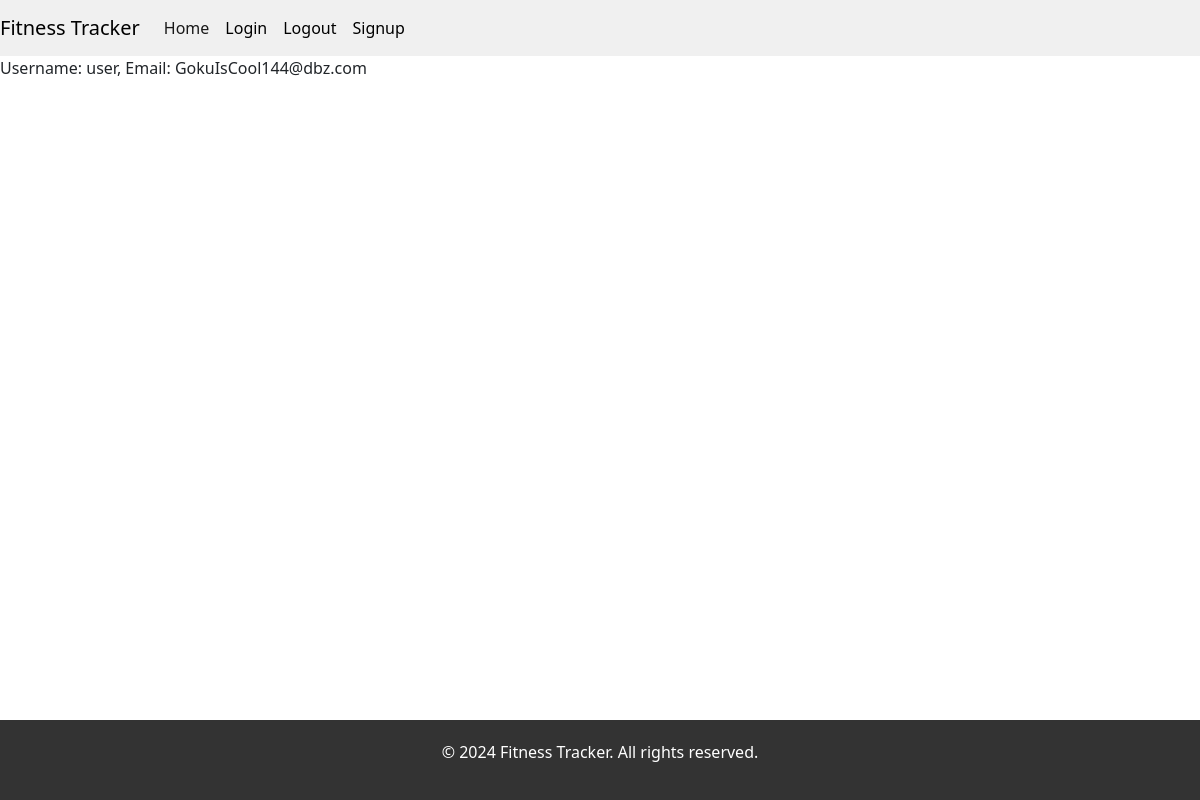
The app's page /view/, older data.
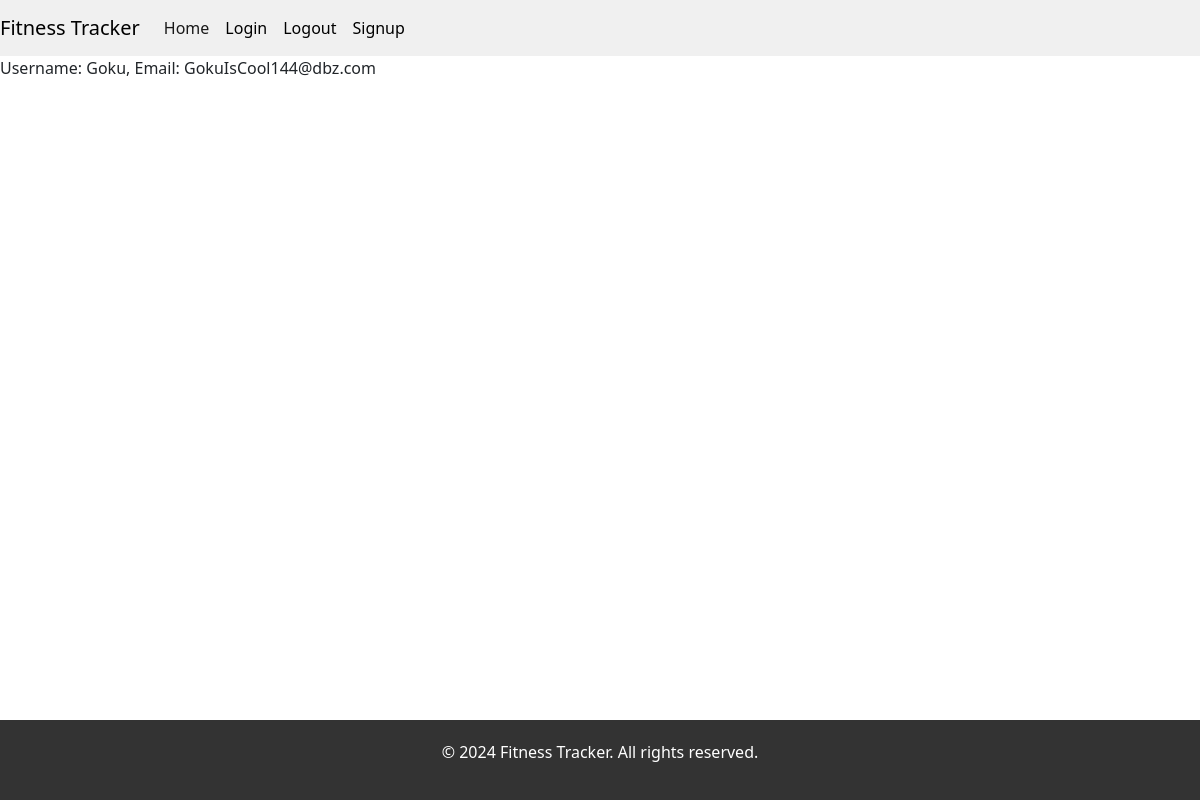
The same page, newer data.
### myApp/models.py (models this page shows, shortened)
class User(db.Model):
    _id = db.Column(db.Integer, primary_key=True)           # Do I have to assign all these values to nullable equals false even though my html form doesnt allow them
    username = db.Column(db.String(100), nullable=False)    # -- to be null when submitted?
    email = db.Column(db.String(100), unique=True, nullable=False)
    password_hash = db.Column(db.String(128), nullable=False)
    exercises = db.relationship('Exercise', backref='user', lazy=True)

### myApp/blueprints/user/routes.py (the view)
@user_bp.route("/view/")
def view():
    return render_template("view.html", values=User.query.all())

### myApp/templates/view.html (shortened to what this page needs)
{% extends "base.html" %}
{% block content%}
    {% for item in values %}
        <p>Username: {{item.username}}, Email: {{item.email}}</p>
    {% endfor %}
{% endblock %}

### myApp/templates/base.html (shortened to what this page needs)
<!DOCTYPE html>
<html lang="en">
<head>
    <link href="https://cdn.jsdelivr.net/npm/bootstrap@5.1.3/dist/css/bootstrap.min.css" rel="stylesheet">
    <link rel="stylesheet" href="{{ url_for('static', filename='base.css') }}">
</head>
<body>
    <nav class="navbar navbar-expand-lg navbar-light bg-light">
        <div class="container-fluid">
          <a class="navbar-brand" href="#">Fitness Tracker</a>
          <div class="collapse navbar-collapse" id="navbarNav">
            <ul class="navbar-nav">
              <li class="nav-item">
                <a class="nav-link active" aria-current="page" href="/">Home</a>
              </li>
              <li class="nav-item">
                <a class="nav-link" href="/login">Login</a>
              </li>
              <li class="nav-item">
                <a class="nav-link" href="/logout">Logout</a>
              </li>
              <li class="nav-item">
                <a class="nav-link" href="/signup">Signup</a>
              </li>
            </ul>
          </div>
        </div>
    </nav>
    <div class="container-fluid">
        {% block content %}
        {% endblock %}
    </div>
    <footer>
        <p>&copy; 2024 Fitness Tracker. All rights reserved.</p>
    </footer>
</body>
</html>

### myApp/static/base.css (style rules this page uses)
html, body { margin: 0; padding: 0; }
.container-fluid { width: 100%; margin: 0; padding: 0; }
.navbar { background-color: #f0f0f0 !important; color: #ffffff; }
.navbar .navbar-brand { color: black; }
.navbar .navbar-nav .nav-link { color: black; }
footer { background-color: #333333; color: #ffffff; text-align: center; padding: 20px 0; position: fixed; bottom: 0; width: 100%; }

Row changes from the older to the newer data that the page shows:
changed User "GokuIsCool144@dbz.com": username "user" → "Goku"
